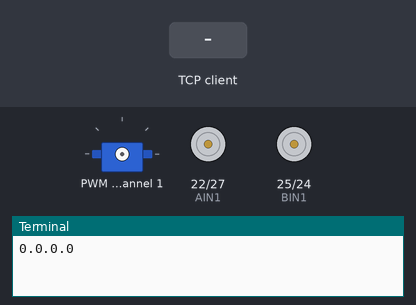
Bench run of a program on a simulated Raspberry Pi (BCM pin numbers). Parts: servo, motor-driver pin pairs drawn as motors (green arrow = first pin HIGH = forward, orange = second pin HIGH = backward, longer = more drive, scaled by the enable pin), the last lines printed to the terminal. The inputs (shaded band) are chosen by the test bench. One TCP client connects 1 s after the port opens and stays connected; servo angles are drawn from the pulse width (0.5 ms = 0°, 2.5 ms = 180°).

Above: at 3.2 s.
3.3 s: the TCP client sends "Forward"
At 4.4 s:
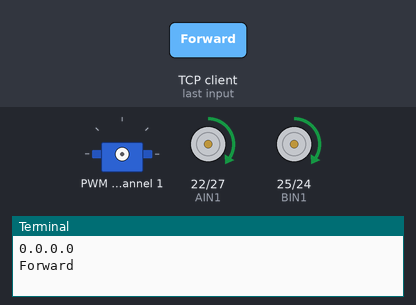
4.8 s: the TCP client sends "Back"
At 5.5 s:
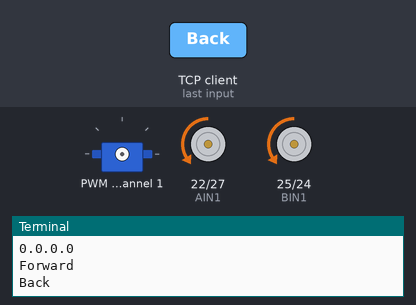
6.3 s: the TCP client sends "Left"
At 6.6 s:
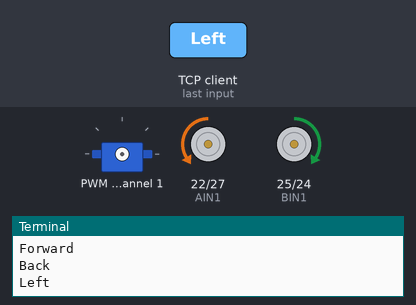
7.8 s: the TCP client sends "Right"
At 9.0 s:
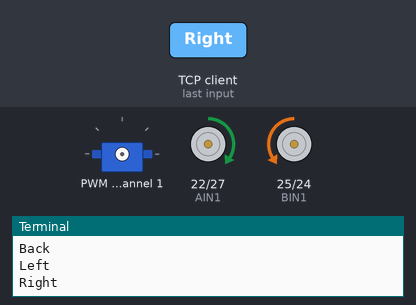
9.3 s: the TCP client sends "SL"
10.8 s: the TCP client sends "Stop"
At 11.3 s:
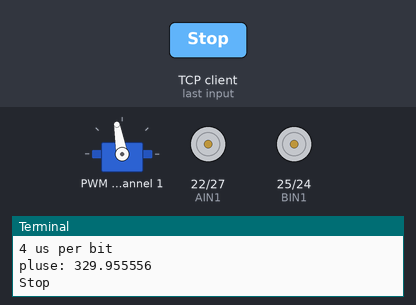
Timing chart, 0 to 13.3 s (numbered marks = the images above; inputs shaded):
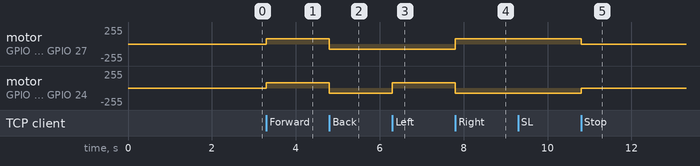

Measured:
- after the input at 3.3 s, motor on GPIO 22 (AIN1) / GPIO 27 (AIN2), motor on GPIO 25 (BIN1) / GPIO 24 (BIN2): stopped → forward 77/255 at once
- after the input at 4.8 s, motor on GPIO 22 (AIN1) / GPIO 27 (AIN2), motor on GPIO 25 (BIN1) / GPIO 24 (BIN2): forward 77/255 → backward 77/255 at once
- after the input at 6.3 s, motor on GPIO 25 (BIN1) / GPIO 24 (BIN2): backward 77/255 → forward 77/255 at once
- after the input at 7.8 s, motor on GPIO 22 (AIN1) / GPIO 27 (AIN2): backward 77/255 → forward 77/255 at once; motor on GPIO 25 (BIN1) / GPIO 24 (BIN2): forward 77/255 → backward 77/255 at once
- after the input at 10.8 s, motor on GPIO 22 (AIN1) / GPIO 27 (AIN2): forward 77/255 → stopped at once; motor on GPIO 25 (BIN1) / GPIO 24 (BIN2): backward 77/255 → stopped at once

The program:

server.py
```python
# 导入必要的包
import socket,sys,os
import time

# import wiringpi,time,multiprocessing
import RPi.GPIO as GPIO
from Adafruit_PWM_Servo_Driver import PWM

pwm = PWM(0x40,debug = False)

servoMin = 150  # Min pulse length out of 4096
servoMax = 600  # Max pulse length out of 4096

def setServoPulse(channel, pulse):
  pulseLength = 1000000.0                   # 1,000,000 us per second
  pulseLength /= 50.0                       # 60 Hz
  print("%d us per period" % pulseLength)
  pulseLength /= 4096.0                     # 12 bits of resolution
  print("%d us per bit" % pulseLength)
  pulse *= 1000.0
  pulse /= (pulseLength*1.0)
# pwmV=int(pluse)
  print("pluse: %f  " % (pulse))
  pwm.setPWM(channel, 0, int(pulse))


#Angle to PWM
def write(servonum,x):
  y=x/90.0+0.5
  y=max(y,0.5)
  y=min(y,2.5)
  setServoPulse(servonum,y)

pwm.setPWMFreq(50)                        # Set frequency to 50 Hz

PWMA = 18
AIN1   =  22
AIN2   =  27

PWMB = 23
BIN1   = 25
BIN2  =  24

GPIO.setwarnings(False)
GPIO.setmode(GPIO.BCM)
GPIO.setup(AIN2,GPIO.OUT)
GPIO.setup(AIN1,GPIO.OUT)
GPIO.setup(PWMA,GPIO.OUT)

GPIO.setup(BIN1,GPIO.OUT)
GPIO.setup(BIN2,GPIO.OUT)
GPIO.setup(PWMB,GPIO.OUT)

L_Motor= GPIO.PWM(PWMA,100)
L_Motor.start(0)

R_Motor = GPIO.PWM(PWMB,100)
R_Motor.start(0)


# 定义小车类及方法
class Car(object):
    def __init__(self):
        self.t_stop(2)

    def t_up(self, speed, t_time):
        L_Motor.ChangeDutyCycle(speed)
        GPIO.output(AIN2,False)#AIN2
        GPIO.output(AIN1,True) #AIN1

        R_Motor.ChangeDutyCycle(speed)
        GPIO.output(BIN2,False)#BIN2
        GPIO.output(BIN1,True) #BIN1
        time.sleep(t_time)

    def t_stop(self,t_time):
        L_Motor.ChangeDutyCycle(0)
        GPIO.output(AIN2,False)#AIN2
        GPIO.output(AIN1,False) #AIN1

        R_Motor.ChangeDutyCycle(0)
        GPIO.output(BIN2,False)#BIN2
        GPIO.output(BIN1,False) #BIN1
        time.sleep(t_time)

    def t_down(self,speed,t_time):
        L_Motor.ChangeDutyCycle(speed)
        GPIO.output(AIN2,True)#AIN2
        GPIO.output(AIN1,False) #AIN1

        R_Motor.ChangeDutyCycle(speed)
        GPIO.output(BIN2,True)#BIN2
        GPIO.output(BIN1,False) #BIN1
        time.sleep(t_time)

    def t_left(self,speed,t_time):
        L_Motor.ChangeDutyCycle(speed)
        GPIO.output(AIN2,True)#AIN2
        GPIO.output(AIN1,False) #AIN1

        R_Motor.ChangeDutyCycle(speed)
        GPIO.output(BIN2,False)#BIN2
        GPIO.output(BIN1,True) #BIN1
        time.sleep(t_time)

    def t_right(self,speed,t_time):
        L_Motor.ChangeDutyCycle(speed)
        GPIO.output(AIN2,False)#AIN2
        GPIO.output(AIN1,True) #AIN1

        R_Motor.ChangeDutyCycle(speed)
        GPIO.output(BIN2,True)#BIN2
        GPIO.output(BIN1,False) #BIN1
        time.sleep(t_time)

    def Servo_left(self,servo_lr):
        if servo_lr>170:
            servo_lr = 175
        else :
            servo_lr += 10
        write(1, servo_lr)
        return servo_lr

    def Servo_right(self,servo_lr):
        if servo_lr<30:
            servo_lr = 20
        else :
            servo_lr -= 10
        write(1, servo_lr)

        return servo_lr


    def Servo_up(self,servo_ud):
        if servo_ud<5:
            servo_ud = 0
        else :
            servo_ud -= 5
        write(2, servo_ud)
        return servo_ud


    def Servo_down(self,servo_ud):
        if servo_ud>35:
            servo_ud = 40
        else :
            servo_ud += 5
        write(2, servo_ud)

        return servo_ud


    def Servo_stop(self):
        pwm.setsleep()


# 使用 socket 进行连接
def rec_msg(car):
    servo_lr = 90
    servo_ud = 0
    speed = 30
    serversocket = socket.socket(socket.AF_INET, socket.SOCK_STREAM)
    host = '0.0.0.0'
    port = 2001         # 设置端口号
    print(host)
    serversocket.bind((host, port))
    serversocket.listen()
    clientsocket, addr = serversocket.accept()

    while True:
        rec_msg = clientsocket.recv(1024).decode('utf-8')
        print(rec_msg)
        if rec_msg == "Forward":
            car.t_up(speed,0)
        elif rec_msg == "Back":
            car.t_down(speed,0)
        elif rec_msg == "Left":
            car.t_left(30,0)
        elif rec_msg == "Right":
            car.t_right(30,0)
        elif rec_msg == "Stop":
            car.t_stop(0)
        elif rec_msg == "SL":
            servo_lr = car.Servo_left(servo_lr)
        elif rec_msg == "SR":
            servo_lr = car.Servo_right(servo_lr)
        elif rec_msg == "SU":
            servo_ud = car.Servo_up(servo_ud)
        elif rec_msg == "SD":
            servo_ud =car.Servo_down(servo_ud)
        elif rec_msg == "SS":
            car.Servo_stop(0)
        elif rec_msg.isdigit():
            speed = eval(rec_msg)


# 主函数
if __name__ == "__main__":
    car = Car()
    rec_msg(car)
```
